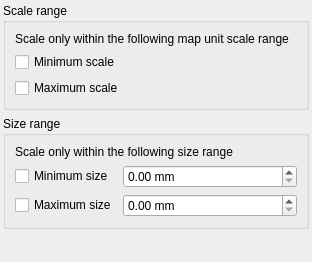
<?xml version="1.0" encoding="UTF-8"?>
<ui version="4.0">
 <class>QgsMapUnitScaleWidgetBase</class>
 <widget class="QgsPanelWidget" name="QgsMapUnitScaleWidgetBase">
  <property name="geometry">
   <rect>
    <x>0</x>
    <y>0</y>
    <width>312</width>
    <height>262</height>
   </rect>
  </property>
  <property name="windowTitle">
   <string>Adjust Scaling Range</string>
  </property>
  <property name="windowIcon">
   <iconset>
    <normaloff>:/images/themes/default/mActionOptions.png</normaloff>:/images/themes/default/mActionOptions.png</iconset>
  </property>
  <layout class="QGridLayout" name="gridLayout">
   <property name="leftMargin">
    <number>3</number>
   </property>
   <property name="topMargin">
    <number>3</number>
   </property>
   <property name="rightMargin">
    <number>3</number>
   </property>
   <property name="bottomMargin">
    <number>3</number>
   </property>
   <item row="0" column="0" colspan="2">
    <widget class="QGroupBox" name="groupBox">
     <property name="title">
      <string>Scale range</string>
     </property>
     <layout class="QGridLayout" name="gridLayout_2">
      <item row="1" column="1">
       <widget class="QgsScaleWidget" name="mComboBoxMinScale" native="true">
        <property name="sizePolicy">
         <sizepolicy hsizetype="Expanding" vsizetype="Preferred">
          <horstretch>0</horstretch>
          <verstretch>0</verstretch>
         </sizepolicy>
        </property>
        <property name="focusPolicy">
         <enum>Qt::StrongFocus</enum>
        </property>
       </widget>
      </item>
      <item row="0" column="0" colspan="2">
       <widget class="QLabel" name="label">
        <property name="text">
         <string>Scale only within the following map unit scale range</string>
        </property>
        <property name="wordWrap">
         <bool>true</bool>
        </property>
       </widget>
      </item>
      <item row="1" column="0">
       <widget class="QCheckBox" name="mCheckBoxMinScale">
        <property name="sizePolicy">
         <sizepolicy hsizetype="Minimum" vsizetype="Fixed">
          <horstretch>0</horstretch>
          <verstretch>0</verstretch>
         </sizepolicy>
        </property>
        <property name="text">
         <string>Minimum scale</string>
        </property>
       </widget>
      </item>
      <item row="3" column="1">
       <widget class="QgsScaleWidget" name="mComboBoxMaxScale" native="true">
        <property name="sizePolicy">
         <sizepolicy hsizetype="Expanding" vsizetype="Preferred">
          <horstretch>0</horstretch>
          <verstretch>0</verstretch>
         </sizepolicy>
        </property>
        <property name="focusPolicy">
         <enum>Qt::StrongFocus</enum>
        </property>
       </widget>
      </item>
      <item row="3" column="0">
       <widget class="QCheckBox" name="mCheckBoxMaxScale">
        <property name="sizePolicy">
         <sizepolicy hsizetype="Minimum" vsizetype="Fixed">
          <horstretch>0</horstretch>
          <verstretch>0</verstretch>
         </sizepolicy>
        </property>
        <property name="text">
         <string>Maximum scale</string>
        </property>
       </widget>
      </item>
     </layout>
    </widget>
   </item>
   <item row="4" column="0">
    <spacer name="verticalSpacer">
     <property name="orientation">
      <enum>Qt::Vertical</enum>
     </property>
     <property name="sizeHint" stdset="0">
      <size>
       <width>20</width>
       <height>0</height>
      </size>
     </property>
    </spacer>
   </item>
   <item row="3" column="0" colspan="2">
    <widget class="QGroupBox" name="groupBox_2">
     <property name="title">
      <string>Size range</string>
     </property>
     <layout class="QGridLayout" name="gridLayout_3">
      <item row="1" column="0">
       <widget class="QCheckBox" name="mCheckBoxMinSize">
        <property name="sizePolicy">
         <sizepolicy hsizetype="Minimum" vsizetype="Fixed">
          <horstretch>0</horstretch>
          <verstretch>0</verstretch>
         </sizepolicy>
        </property>
        <property name="text">
         <string>Minimum size</string>
        </property>
       </widget>
      </item>
      <item row="2" column="0">
       <widget class="QCheckBox" name="mCheckBoxMaxSize">
        <property name="sizePolicy">
         <sizepolicy hsizetype="Minimum" vsizetype="Fixed">
          <horstretch>0</horstretch>
          <verstretch>0</verstretch>
         </sizepolicy>
        </property>
        <property name="text">
         <string>Maximum size</string>
        </property>
       </widget>
      </item>
      <item row="1" column="1">
       <widget class="QgsDoubleSpinBox" name="mSpinBoxMinSize">
        <property name="sizePolicy">
         <sizepolicy hsizetype="Expanding" vsizetype="Fixed">
          <horstretch>0</horstretch>
          <verstretch>0</verstretch>
         </sizepolicy>
        </property>
        <property name="suffix">
         <string> mm</string>
        </property>
        <property name="maximum">
         <double>9999999.000000000000000</double>
        </property>
       </widget>
      </item>
      <item row="2" column="1">
       <widget class="QgsDoubleSpinBox" name="mSpinBoxMaxSize">
        <property name="sizePolicy">
         <sizepolicy hsizetype="Expanding" vsizetype="Fixed">
          <horstretch>0</horstretch>
          <verstretch>0</verstretch>
         </sizepolicy>
        </property>
        <property name="suffix">
         <string> mm</string>
        </property>
        <property name="maximum">
         <double>999999.000000000000000</double>
        </property>
       </widget>
      </item>
      <item row="0" column="0" colspan="2">
       <widget class="QLabel" name="label_2">
        <property name="text">
         <string>Scale only within the following size range</string>
        </property>
       </widget>
      </item>
     </layout>
    </widget>
   </item>
  </layout>
 </widget>
 <customwidgets>
  <customwidget>
   <class>QgsDoubleSpinBox</class>
   <extends>QDoubleSpinBox</extends>
   <header>qgsdoublespinbox.h</header>
  </customwidget>
  <customwidget>
   <class>QgsScaleWidget</class>
   <extends>QWidget</extends>
   <header>qgsscalewidget.h</header>
  </customwidget>
  <customwidget>
   <class>QgsPanelWidget</class>
   <extends>QWidget</extends>
   <header>qgspanelwidget.h</header>
   <container>1</container>
  </customwidget>
 </customwidgets>
 <tabstops>
  <tabstop>mCheckBoxMinScale</tabstop>
  <tabstop>mComboBoxMinScale</tabstop>
  <tabstop>mCheckBoxMaxScale</tabstop>
  <tabstop>mComboBoxMaxScale</tabstop>
  <tabstop>mCheckBoxMinSize</tabstop>
  <tabstop>mSpinBoxMinSize</tabstop>
  <tabstop>mCheckBoxMaxSize</tabstop>
  <tabstop>mSpinBoxMaxSize</tabstop>
 </tabstops>
 <resources/>
 <connections/>
</ui>
